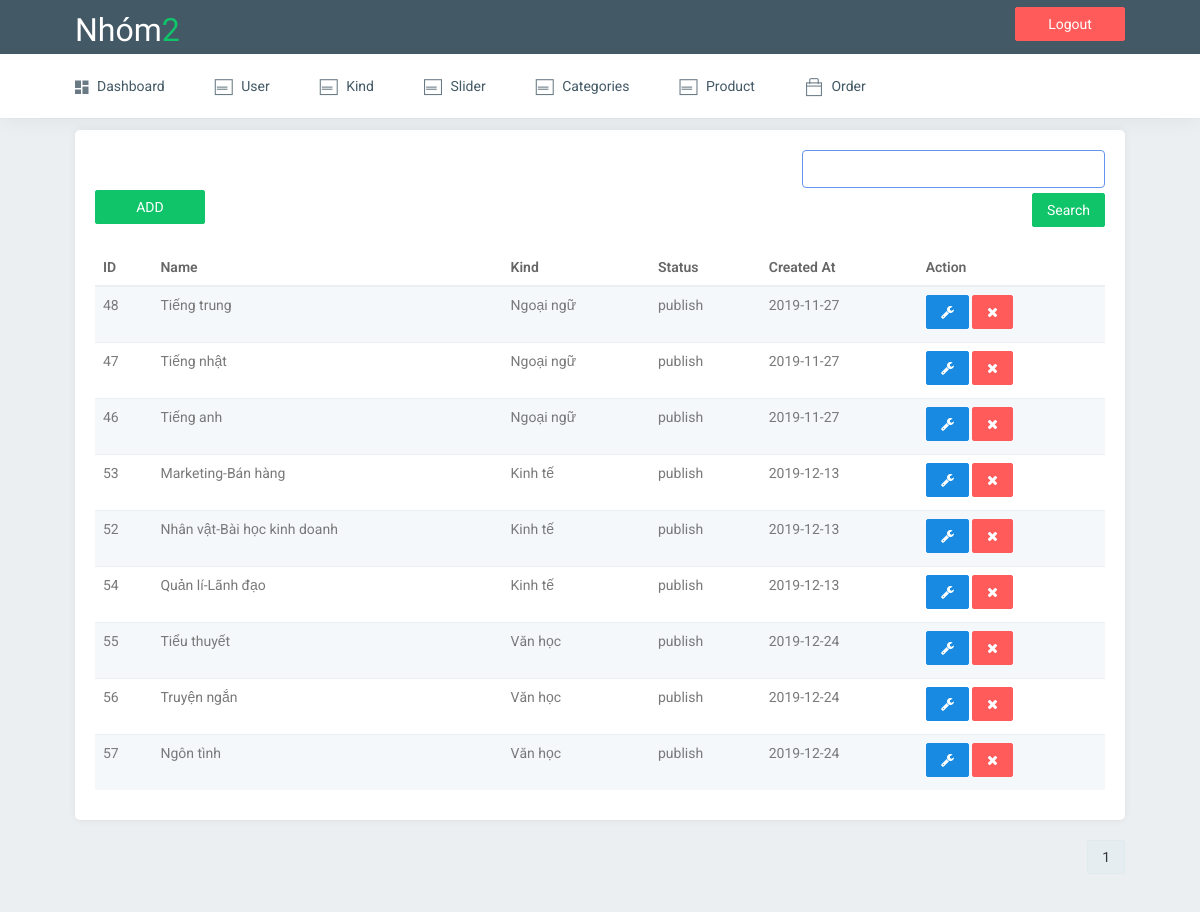
The app's page /Source/teo/pages/admin/category/index.php with its own data.
### tables this page shows
CREATE TABLE IF NOT EXISTS `categories` (
  `id` int(11) NOT NULL AUTO_INCREMENT,
  `name` varchar(255) DEFAULT NULL,
  `kind_id` int(11) DEFAULT NULL,
  `status` varchar(255) DEFAULT NULL,
  `create_at` date DEFAULT NULL,
  PRIMARY KEY (`id`)
);

CREATE TABLE IF NOT EXISTS `kinds` (
  `id` int(11) NOT NULL AUTO_INCREMENT,
  `name` varchar(255) DEFAULT NULL,
  `status` varchar(255) DEFAULT NULL,
  `create_at` date DEFAULT NULL,
  PRIMARY KEY (`id`)
);

### Source/teo/controllers/Controller.php (called while the page is built, shortened)
<?php
class Controller
{
    protected $dataSendView = [];
    public function __construct()
    {
        $this->limit=12 ;
    }
    public function view($path)
    {
        $dataSendView = $this->dataSendView;
        include('../../../views/admins/layouts/header.php');
        include('../../../' . $path);
    }
}

### Source/teo/controllers/CategoryController_1.php (called while the page is built, shortened)
<?php
require_once '../../../models/Category.php';
require_once 'Controller.php';
class CategoryController_1 extends Controller
{
    public function index($request)
    {
        $cate=new Category();
        $cate_list=$cate->getListCategory($request,$this->limit);
        return $this->view('views/admins/UI/category/index.php');
    }
}

### Source/teo/pages/admin/category/index.php (called while the page is built, shortened)
<?php
require_once '../../../controllers/CategoryController_1.php';
if(!empty($_GET['page']))
{
    if(!empty($_GET['keyword']))
    {
        $request=['page'=>$_GET['page'],'keyword'=>$_GET['keyword']];
    }
    else{
        $request=['page'=>$_GET['page'],'keyword'=>''];
    }
}
else{
    $request=['page'=>1,'keyword'=>""];
}
$category=new CategoryController_1();
$category->index($request);

### Source/teo/helpers/Database.php (called while the page is built)
<?php
final class Database
{
    private static $host = 'localhost';
    private static $user = 'root';
    private static $pass = '';
    private static $dbname = 'tung';
    private static $dbh = null;
    final public static function getInstance()
    {
        if (self::$dbh === null) {
            $dsn = 'mysql:host=' . self::$host . ';charset=' . 'utf8' . ';dbname=' . self::$dbname;
            try {
                self::$dbh = new PDO($dsn, self::$user, self::$pass, [
                    PDO::ATTR_DEFAULT_FETCH_MODE => PDO::FETCH_OBJ,
                    PDO::ATTR_ERRMODE => PDO::ERRMODE_SILENT
                ]);
            } catch (PDOException $e) {
                error_log($e->getMessage());
                ob_clean();
                die('DATABASE: Connection error.');
            }
        }
        return self::$dbh;
    }
}

### Source/teo/models/Category.php (called while the page is built, shortened)
<?php
require_once '../../../helpers/Database.php';
class Category
{
    public function getListCategory($request,$limit,$pagination=true)
    {
        if($pagination==true)
        {
            $sql_count="select count(*) from categories where name like ?;";
            $execute_query_count=Database::getInstance()->prepare($sql_count);
            $execute_query_count->bindValue(1,'%'.$request['keyword'].'%');
            $execute_query_count->execute();
            $total_page=ceil((int)$execute_query_count->fetchColumn()/$limit);
            $page_start=($request['page']-1)*$limit;
            $sql="select c.*,k.name as kind_name from categories as c,kinds as k  where c.kind_id=k.id and c.name like ?  limit ?,? ";
            $execute_query=Database::getInstance()->prepare($sql);
            $execute_query->bindValue(1,'%'.$request['keyword'].'%');
            $execute_query->bindValue(2,$page_start,PDO::PARAM_INT);
            $execute_query->bindValue(3,$limit,PDO::PARAM_INT);
            $execute_query->execute();
        }
        else{
            $sql_cate="select c.*,k.name as kind_name from categories as c,kinds as k where c.kind_id=k.id;";
            $execute_query_cate=Database::getInstance()->prepare($sql_cate);
            $execute_query_cate->execute();
            $cate= $execute_query_cate->fetchAll();
            return ['data'=>$cate,'total_page'=>count($cate)];
        }
        return ['data'=>$execute_query->fetchAll(),'total_page'=>$total_page];
    }
}

### Source/teo/views/admins/UI/category/index.php (the view, shortened to what this page needs)
<div class="row">
    <div class="col-sm-12">
        <div class="card-box">
            <form  style="width: 30%;float: right "  class="form-group" method="get" action="/pages/admin/category/index.php">
                <input style="border: 1px solid cornflowerblue;" class="form-control" type="text" name="keyword">
                <button style="margin-top: 5px ;float: right" class="btn btn-success" type="submit">Search</button>
            </form>
            <br>
            <br>
            <a href="/pages/admin/category/add.php" type="button" class="btn btn-success waves-effect w-md waves-light m-b-5">ADD</a>
            <br>
            <br>
            <?php if(count($dataSendView['cate_list'])>0){ ?>
            <div class="table-rep-plugin">
                <div class="table-responsive" data-pattern="priority-columns">
                    <table id="tech-companies-1" class="table  table-striped">
                        <thead>
                        <tr>
                            <th >ID</th>
                            <th >Name</th>
                            <th >Kind</th>
                            <th >Status</th>
                            <th >Created At</th>
                            <th >Action</th>
                        </tr>
                        </thead>
                        <tbody>
                        <?php foreach ($dataSendView['cate_list'] as $item): ?>
                            <tr>
                                <td><?php echo $item->id?></td>
                                <td><?php echo $item->name?></td>
                                <td><?php echo $item->kind_name?></td>
                                <td><?php echo $item->status?></td>
                                <td><?php echo $item->create_at?></td>
                                <td>
                                    <a href="/pages/admin/category/edit.php?id=<?php echo $item->id?>" class="btn btn-icon waves-effect waves-light btn-primary m-b-5"> <i class="fa fa-wrench"></i> </a>
                                    <a  href="/pages/admin/category/delete.php?id=<?php echo $item->id?>" class="btn btn-icon waves-effect waves-light btn-danger m-b-5"> <i class="fa fa-remove"></i> </a>
                                </td>
                            </tr>
                        <?php  endforeach; ?>
                        </tbody>
                    </table>
                </div>
            </div>
        </div>
    </div>
</div>
<div style="float:right" class="btn-group m-b-10">
    <?php for($i=1;$i<=$dataSendView['total_page'];$i++){ ?>
        <a href="/pages/admin/category/?page=<?php echo $i;?>"
        type="button"
        class="btn btn-default"><?php echo $i;?></a>
    <?php } ?>
</div>
<?php }else{echo '<h1>No data</h1>';} ?>

### Source/teo/assets/admins/css/core.css (style rules this page uses)
body { background: #ebeff2; font-family: 'Roboto', sans-serif; margin: 0; padding-bottom: 60px; overflow-x: hidden; color: #797979; }
html { position: relative; min-height: 100%; background: #ebeff2; }
* { outline: none !important; }
.m-b-5 { margin-bottom: 5px !important; }
.m-b-10 { margin-bottom: 10px !important; }
.w-md { min-width: 110px; }
.card-box { padding: 20px; box-shadow: 0 0px 8px 0 rgba(0, 0, 0, 0.06), 0 1px 0px 0 rgba(0, 0, 0, 0.02); -webkit-border-radius: 5px; border-radius: 5px; -moz-border-radius: 5px; background-clip: padding-box; margin-bottom: 20px; background-color: #ffffff; }
.row { margin-right: -10px; margin-left: -10px; }
.col-lg-1, .col-lg-10, .col-lg-11, .col-lg-12, .col-lg-2, .col-lg-3, .col-lg-4, .col-lg-5, .col-lg-6, .col-lg-7, .col-lg-8, .col-lg-9, .col-md-1, .col-md-10, .col-md-11, .col-md-12, .col-md-2, .col-md-3, .col-md-4, .col-md-5, .col-md-6, .col-md-7, .col-md-8, .col-md-9, .col-sm-1, .col-sm-10, .col-sm-11, .col-sm-12, .col-sm-2, .col-sm-3, .col-sm-4, .col-sm-5, .col-sm-6, .col-sm-7, .col-sm-8, .col-sm-9, .col-xs-1, .col-xs-10, .col-xs-11, .col-xs-12, .col-xs-2, .col-xs-3, .col-xs-4, .col-xs-5, .col-xs-6, .col-xs-7, .col-xs-8, .col-xs-9 { padding-left: 10px; padding-right: 10px; }
.form-control { background-color: #FFFFFF; border: 1px solid #E3E3E3; border-radius: 4px; color: #565656; padding: 7px 12px; height: 38px; max-width: 100%; -webkit-box-shadow: none; box-shadow: none; -webkit-transition: all 300ms linear; -moz-transition: all 300ms linear; -o-transition: all 300ms linear; -ms-transition: all 300ms linear; transition: all 300ms linear; }
.waves-effect { position: relative; cursor: pointer; display: inline-block; overflow: hidden; -webkit-user-select: none; -moz-user-select: none; -ms-user-select: none; user-select: none; -webkit-tap-highlight-color: transparent; vertical-align: middle; z-index: 1; will-change: opacity, transform; -webkit-transition: all 0.3s ease-out; -moz-transition: all 0.3s ease-out; -o-transition: all 0.3s ease-out; -ms-transition: all 0.3s ease-out; transition: all 0.3s ease-out; }

### Source/teo/assets/admins/css/components.css (style rules this page uses)
.btn { border-radius: 2px; padding: 6px 14px; }
.btn-custom, .btn-primary, .btn-success, .btn-info, .btn-warning, .btn-danger, .btn-inverse, .btn-purple, .btn-pink { color: #ffffff !important; }
.btn-default { background-color: rgba(218, 230, 236, 0.3); border-color: rgba(218, 230, 236, 0.5); }
.btn-primary { background-color: #188ae2 !important; border: 1px solid #188ae2 !important; }
.btn-success { background-color: #10c469 !important; border: 1px solid #10c469 !important; }
.btn-danger { background-color: #ff5b5b !important; border: 1px solid #ff5b5b !important; }
.table { margin-bottom: 10px; }
.table-striped > tbody > tr:nth-of-type(odd), .table-hover > tbody > tr:hover, .table > thead > tr > td.active, .table > tbody > tr > td.active, .table > tfoot > tr > td.active, .table > thead > tr > th.active, .table > tbody > tr > th.active, .table > tfoot > tr > th.active, .table > thead > tr.active > td, .table > tbody > tr.active > td, .table > tfoot > tr.active > td, .table > thead > tr.active > th, .table > tbody > tr.active > th, .table > tfoot > tr.active > th { background-color: #f4f8fb !important; }
.table > thead > tr > th, .table > tbody > tr > th, .table > tfoot > tr > th, .table > thead > tr > td, .table > tbody > tr > td, .table > tfoot > tr > td, .table > thead > tr > th, .table-bordered { border-top: 1px solid #ebeff2; }
.table > thead > tr > th { vertical-align: bottom; border-bottom: 2px solid #ebeff2; }
tbody { color: #797979; }
th { color: #666666; font-weight: 600; }
.table-rep-plugin .table-responsive { border: none !important; }

### records on screen
categories: id "48", name "Tiếng trung", kind.name "Ngoại ngữ", status "publish", create_at "2019-11-27"
categories: id "47", name "Tiếng nhật", kind.name "Ngoại ngữ", status "publish", create_at "2019-11-27"
categories: id "46", name "Tiếng anh", kind.name "Ngoại ngữ", status "publish", create_at "2019-11-27"
categories: id "53", name "Marketing-Bán hàng", kind.name "Kinh tế", status "publish", create_at "2019-12-13"
categories: id "52", name "Nhân vật-Bài học kinh doanh", kind.name "Kinh tế", status "publish", create_at "2019-12-13"
categories: id "54", name "Quản lí-Lãnh đạo", kind.name "Kinh tế", status "publish", create_at "2019-12-13"
categories: id "55", name "Tiểu thuyết", kind.name "Văn học", status "publish", create_at "2019-12-24"
categories: id "56", name "Truyện ngắn", kind.name "Văn học", status "publish", create_at "2019-12-24"
categories: id "57", name "Ngôn tình", kind.name "Văn học", status "publish", create_at "2019-12-24"
